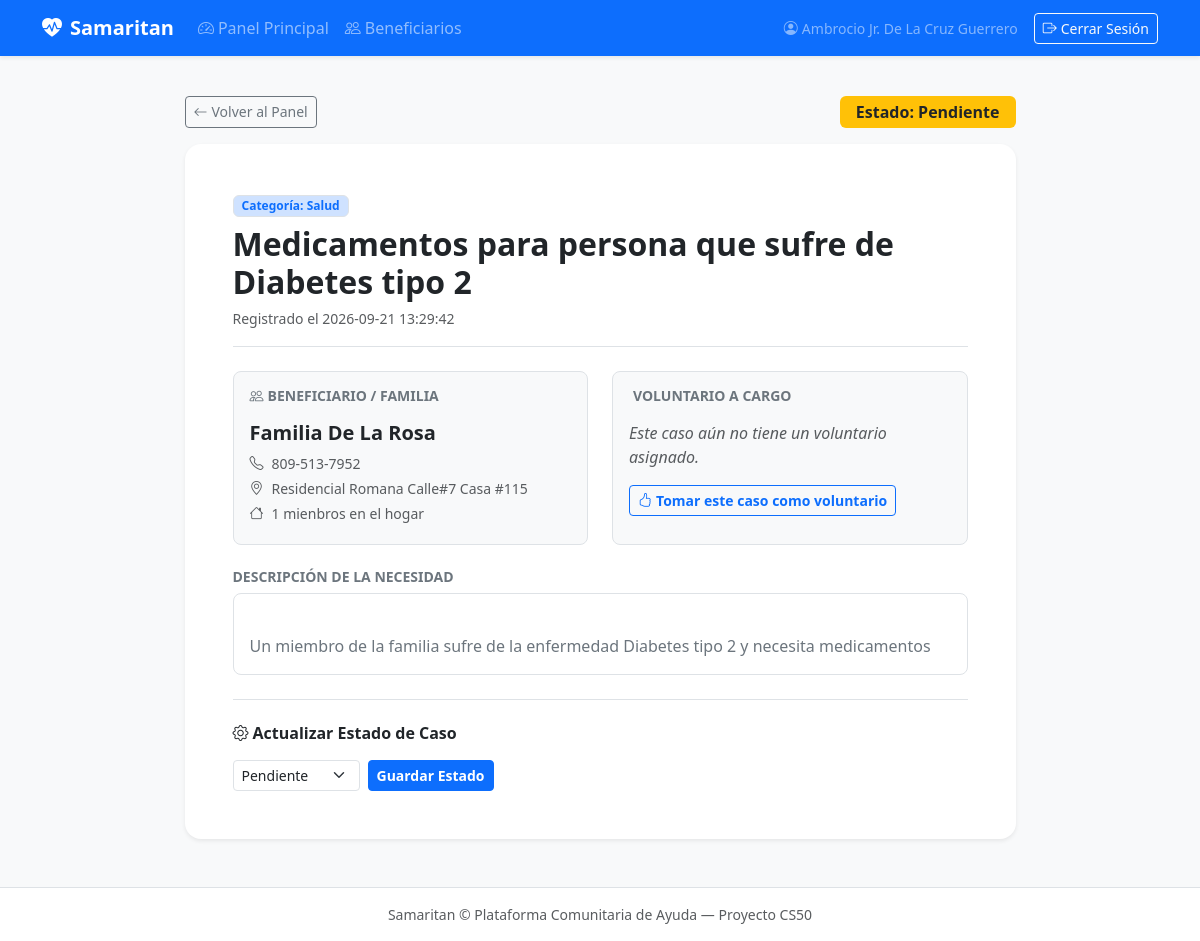
The page /cases/2 (signed in) on the database its author committed.
### tables this page shows
CREATE TABLE cases (
    id INTEGER PRIMARY KEY AUTOINCREMENT,
    beneficiary_id INTEGER NOT NULL,
    case_type TEXT NOT NULL,
    category TEXT NOT NULL,
    status TEXT NOT NULL DEFAULT 'pending',
    volunteer_id INTEGER,
    description TEXT,
    created_at TIMESTAMP DEFAULT CURRENT_TIMESTAMP,
    FOREIGN KEY (beneficiary_id) REFERENCES beneficiaries(id) ON DELETE CASCADE,
    FOREIGN KEY (volunteer_id) REFERENCES users (id) ON DELETE SET NULL
);

CREATE TABLE beneficiaries (
    id INTEGER PRIMARY KEY AUTOINCREMENT,
    name TEXT NOT NULL,
    phone TEXT,
    location TEXT,
    household_size INTEGER DEFAULT 1,
    notes TEXT,
    created_at TIMESTAMP DEFAULT CURRENT_TIMESTAMP
);

### app.py (the view)
@app.route("/cases/<int:case_id>")
@login_required
def case_detail(case_id):
  with get_db() as conn:
    case = conn.execute("""
      SELECT
        c.id, c.case_type, c.category, c.status, c.description, c.created_at ,
        b.id AS beneficiary_id, b.name AS beneficiary_name, b.phone AS beneficiary_phone,
        b.location AS beneficiary_location, b.household_size
      FROM cases c
      JOIN beneficiaries b ON c.beneficiary_id = b.id WHERE c.id = ?;
      """,(case_id,)).fetchone()
    if case is None:
      flash("Case not found.", "error")
      return redirect("/")
  return render_template("case_detail.html", case=case)

### app.py (called while the page is built)
@app.after_request
def after_request(response):
    response.headers["Cache-Control"] = "no-cache, no-store, must-revalidate"
    response.headers["Expires"] = 0
    response.headers["Pragma"] = "no-cache"
    return response

### db.py (called while the page is built)
def get_db():
  if "db" not in g:
    g.db = sqlite3.connect(
      current_app.config["DATABASE"],
      detect_types=sqlite3.PARSE_DECLTYPES
    )
    g.db.row_factory = sqlite3.Row
  return g.db

def login_required(f):
  @wraps(f)
  def wrapper(*args, **kwargs):
    if session.get("user_id") is None:
      return redirect("/login")
    return f(*args, **kwargs)
  return wrapper

### templates/case_detail.html (shortened to what this page needs)
{% extends "layout.html" %}
{% block main %}
  <div class="row justify-content-center">
    <div class="col-12 col-lg-9">
      <div class="d-flex justify-content-between align items-center mb-3">
        <a href="/" class="btn btn-outline-secondary btn-sm">
          <i class="bi bi-arrow-left me-1"></i>Volver al Panel
        </a>
        <div>
          {% if case.status == 'pending' %}
            <span class="badge bg-warning text-dark fs-6 px-3 py-2">Estado: Pendiente</span>
          {% elif case.status == 'in_progress' %}
            <span class="badge bg-info text-dark fs-6 px-3 py-2">Estado: En progreso</span>
          {% else %}
            <span class="badge bg-success fs-6 px-3 py-2">Estado: Completado</span>
          {% endif %}
        </div>
      </div>
      <div class="card border-0 shadow-sm rounded-4 bg-white mb-4">
        <div class="card-body p-4 p-md-5">
          <div class="d-flex justify-content-between align-items-start border-bottom pb-3 mb-4">
            <div>
              <span class="badge bg-primary-subtle text-primary border px-2 py-1 mb-2">
                Categoría: {{ case.category }}
              </span>
              <h2 class="fw-bold text-dark mb-1">{{ case.case_type }}</h2>
              <span class="text-muted small">Registrado el {{ case.created_at }}</span>
            </div>
          </div>
          <div class="row g-4 mb-4">
            <div class="col-12 col-md-6">
              <div class="p-3 bg-light rounded-3 h-100 border">
                <h6 class="fw-bold text-secondary text-uppercase small mb-3">
                  <i class="bi bi-people me-1"></i>Beneficiario / Familia
                </h6>
                <h5 class="fw-bold text-dark mb-2">{{ case.beneficiary_name }}</h5>
                <p class="mb-1 text-muted small">
                  <i class="bi bi-telephone me-2"></i>{{ case.beneficiary_phone or 'Sin teléfono'}}
                </p>
                <p class="mb-1 text-muted small">
                  <i class="bi bi-geo-alt me-2"></i>{{ case.beneficiary_location or 'Sin dirección especificada'}}
                </p>
                <p class="mb-1 text-muted small">
                  <i class="bi bi-house me-2"></i>{{ case.beneficiary_household_size or 1}} mienbros en el hogar
                </p>
              </div>
            </div>
            <div class="col-12 col-md-6">
              <div class="p-3 bg-light rounded-3 h-100 border">
                <h6 class="fw-bold text-secondary text-uppercase small mb-3">
                  Voluntario a Cargo
                </h6>
                  <p class="text-muted fst-italic mb-3">Este caso aún no tiene un voluntario asignado.</p>
                  <form action="/cases/{{ case['id'] }}/claim" method="post">
                      <button type="submit" class="btn btn-outline-primary btn-sm fw-semibold">
                          <i class="bi bi-hand-thumbs-up me-1"></i>Tomar este caso como voluntario
                      </button>
                  </form>
              </div>
            </div>
          </div>
          <div class="mb-4">
            <h6 class="fw-bold text-secondary text-uppercase small mb-2">Descripción de la Necesidad</h6>
            <div class="p-3 rounded-3 bg-white border">
              <p class="mb-0 text-secondary" style="white-space: pre-line;">
                {{ case.description if case.description else 'No se ingresaron detalles adicionales.' }}
              </p>
            </div>
          </div>
          <div class="border-top pt-4">
            <h6 class="fw-bold text-dark mb-3"><i class="bi bi-gear me-1"></i>Actualizar Estado de Caso</h6>
            <form action="/cases/{{ case.id }}/status" method="post" class="row g-2 align-items-center">
              <div class="col-auto">
                <select name="status" class="form-select form-select-sm">
                  <option value="pending" {% if case.status == 'pending' %}selected{% endif %}>Pendiente</option>
                </select>
              </div>
              <div class="col-auto">
                <button type="submit" class="btn btn-primary btn-sm fw-semibold">
                  Guardar Estado
                </button>
              </div>
            </form>
          </div>
        </div>
      </div>
    </div>
  </div>
{% endblock %}

### rows shown on the page
cases: category "Salud", case_type "Medicamentos para persona que sufre de Diabetes tipo 2", created_at "2026-09-21 13:29:42", description "Un miembro de la familia sufre de la enfermedad Diabetes tipo 2 y necesita medicamentos", status "Pendiente"
beneficiaries: beneficiary_name "Familia De La Rosa", phone "809-513-7952", location "Residencial Romana Calle#7 Casa #115"

### other values the page prints
{{ session.get("user_name", "Voluntario") }} "Ambrocio Jr. De La Cruz Guerrero"
{{ case.beneficiary_household_size or 1 }} "1"
